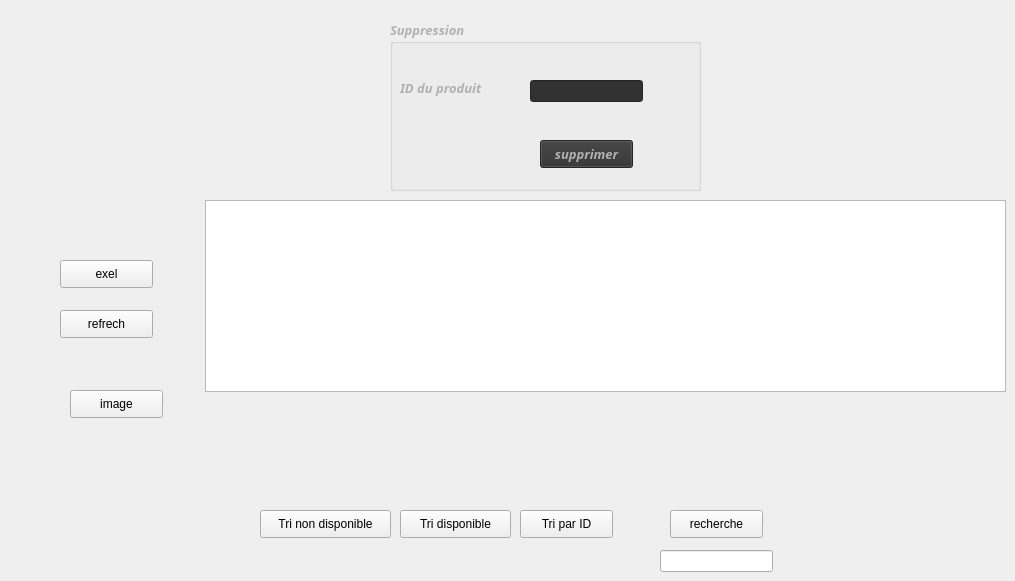
      <widget class="QWidget" name="tab_12">
       <attribute name="title">
        <string>Gérer les produits</string>
       </attribute>
       <widget class="QTableView" name="tableView1">
        <property name="geometry">
         <rect>
          <x>205</x>
          <y>200</y>
          <width>801</width>
          <height>192</height>
         </rect>
        </property>
       </widget>
       <widget class="QPushButton" name="imageo">
        <property name="geometry">
         <rect>
          <x>70</x>
          <y>390</y>
          <width>93</width>
          <height>28</height>
         </rect>
        </property>
        <property name="text">
         <string>image</string>
        </property>
       </widget>
       <widget class="QPushButton" name="exel">
        <property name="geometry">
         <rect>
          <x>60</x>
          <y>260</y>
          <width>93</width>
          <height>28</height>
         </rect>
        </property>
        <property name="text">
         <string>exel</string>
        </property>
       </widget>
       <widget class="QPushButton" name="trio">
        <property name="geometry">
         <rect>
          <x>520</x>
          <y>510</y>
          <width>93</width>
          <height>28</height>
         </rect>
        </property>
        <property name="text">
         <string>Tri par ID</string>
        </property>
       </widget>
       <widget class="QPushButton" name="rechercho">
        <property name="geometry">
         <rect>
          <x>670</x>
          <y>510</y>
          <width>93</width>
          <height>28</height>
         </rect>
        </property>
        <property name="text">
         <string>recherche</string>
        </property>
       </widget>
       <widget class="QPushButton" name="rechercho_2">
        <property name="geometry">
         <rect>
          <x>60</x>
          <y>310</y>
          <width>93</width>
          <height>28</height>
         </rect>
        </property>
        <property name="text">
         <string>refrech</string>
        </property>
       </widget>
       <widget class="QLabel" name="image_labelo">
        <property name="geometry">
         <rect>
          <x>70</x>
          <y>440</y>
          <width>121</width>
          <height>101</height>
         </rect>
        </property>
        <property name="text">
         <string/>
        </property>
       </widget>
       <widget class="QGroupBox" name="groupBox_8">
        <property name="geometry">
         <rect>
          <x>390</x>
          <y>20</y>
          <width>311</width>
          <height>171</height>
         </rect>
        </property>
        <property name="palette">
         <palette>
          <active>
           <colorrole role="WindowText">
            <brush brushstyle="SolidPattern">
             <color alpha="255">
              <red>177</red>
              <green>177</green>
              <blue>177</blue>
             </color>
            </brush>
           </colorrole>
           <colorrole role="Button">
            <brush brushstyle="SolidPattern">
             <color alpha="255">
              <red>50</red>
              <green>50</green>
              <blue>50</blue>
             </color>
            </brush>
           </colorrole>
           <colorrole role="Text">
            <brush brushstyle="SolidPattern">
             <color alpha="255">
              <red>177</red>
              <green>177</green>
              <blue>177</blue>
             </color>
            </brush>
           </colorrole>
           <colorrole role="ButtonText">
            <brush brushstyle="SolidPattern">
             <color alpha="255">
              <red>177</red>
              <green>177</green>
              <blue>177</blue>
             </color>
            </brush>
           </colorrole>
           <colorrole role="Base">
            <brush brushstyle="SolidPattern">
             <color alpha="255">
              <red>50</red>
              <green>50</green>
              <blue>50</blue>
             </color>
            </brush>
           </colorrole>
           <colorrole role="Window">
            <brush brushstyle="SolidPattern">
             <color alpha="255">
              <red>50</red>
              <green>50</green>
              <blue>50</blue>
             </color>
            </brush>
           </colorrole>
           <colorrole role="PlaceholderText">
            <brush brushstyle="NoBrush">
             <color alpha="128">
              <red>177</red>
              <green>177</green>
              <blue>177</blue>
             </color>
            </brush>
           </colorrole>
          </active>
          <inactive>
           <colorrole role="WindowText">
            <brush brushstyle="SolidPattern">
             <color alpha="255">
              <red>177</red>
              <green>177</green>
              <blue>177</blue>
             </color>
            </brush>
           </colorrole>
           <colorrole role="Button">
            <brush brushstyle="SolidPattern">
             <color alpha="255">
              <red>50</red>
              <green>50</green>
              <blue>50</blue>
             </color>
            </brush>
           </colorrole>
           <colorrole role="Text">
            <brush brushstyle="SolidPattern">
             <color alpha="255">
              <red>177</red>
              <green>177</green>
              <blue>177</blue>
             </color>
            </brush>
           </colorrole>
           <colorrole role="ButtonText">
            <brush brushstyle="SolidPattern">
             <color alpha="255">
              <red>177</red>
              <green>177</green>
              <blue>177</blue>
             </color>
            </brush>
           </colorrole>
           <colorrole role="Base">
            <brush brushstyle="SolidPattern">
             <color alpha="255">
              <red>50</red>
              <green>50</green>
              <blue>50</blue>
             </color>
            </brush>
           </colorrole>
           <colorrole role="Window">
            <brush brushstyle="SolidPattern">
             <color alpha="255">
              <red>50</red>
              <green>50</green>
              <blue>50</blue>
             </color>
            </brush>
           </colorrole>
           <colorrole role="PlaceholderText">
            <brush brushstyle="NoBrush">
             <color alpha="128">
              <red>177</red>
              <green>177</green>
              <blue>177</blue>
             </color>
            </brush>
           </colorrole>
          </inactive>
          <disabled>
           <colorrole role="WindowText">
            <brush brushstyle="SolidPattern">
             <color alpha="255">
              <red>64</red>
              <green>64</green>
              <blue>64</blue>
             </color>
            </brush>
           </colorrole>
           <colorrole role="Button">
            <brush brushstyle="SolidPattern">
             <color alpha="255">
              <red>50</red>
              <green>50</green>
              <blue>50</blue>
             </color>
            </brush>
           </colorrole>
           <colorrole role="Text">
            <brush brushstyle="SolidPattern">
             <color alpha="255">
              <red>64</red>
              <green>64</green>
              <blue>64</blue>
             </color>
            </brush>
           </colorrole>
           <colorrole role="ButtonText">
            <brush brushstyle="SolidPattern">
             <color alpha="255">
              <red>64</red>
              <green>64</green>
              <blue>64</blue>
             </color>
            </brush>
           </colorrole>
           <colorrole role="Base">
            <brush brushstyle="SolidPattern">
             <color alpha="255">
              <red>50</red>
              <green>50</green>
              <blue>50</blue>
             </color>
            </brush>
           </colorrole>
           <colorrole role="Window">
            <brush brushstyle="SolidPattern">
             <color alpha="255">
              <red>50</red>
              <green>50</green>
              <blue>50</blue>
             </color>
            </brush>
           </colorrole>
           <colorrole role="PlaceholderText">
            <brush brushstyle="NoBrush">
             <color alpha="128">
              <red>177</red>
              <green>177</green>
              <blue>177</blue>
             </color>
            </brush>
           </colorrole>
          </disabled>
         </palette>
        </property>
        <property name="font">
         <font>
          <family>Perpetua</family>
          <pointsize>10</pointsize>
          <weight>75</weight>
          <italic>true</italic>
          <bold>true</bold>
         </font>
        </property>
        <property name="title">
         <string>Suppression</string>
        </property>
        <widget class="QLabel" name="label_35">
         <property name="geometry">
          <rect>
           <x>10</x>
           <y>60</y>
           <width>111</width>
           <height>16</height>
          </rect>
         </property>
         <property name="text">
          <string>ID du produit</string>
         </property>
        </widget>
        <widget class="QLineEdit" name="supp_3o">
         <property name="geometry">
          <rect>
           <x>140</x>
           <y>60</y>
           <width>113</width>
           <height>22</height>
          </rect>
         </property>
         <property name="cursor">
          <cursorShape>PointingHandCursor</cursorShape>
         </property>
        </widget>
        <widget class="QPushButton" name="suppo">
         <property name="geometry">
          <rect>
           <x>150</x>
           <y>120</y>
           <width>93</width>
           <height>28</height>
          </rect>
         </property>
         <property name="text">
          <string>supprimer</string>
         </property>
        </widget>
       </widget>
       <widget class="QPushButton" name="pushButton_9">
        <property name="geometry">
         <rect>
          <x>400</x>
          <y>510</y>
          <width>111</width>
          <height>28</height>
         </rect>
        </property>
        <property name="text">
         <string>Tri disponible</string>
        </property>
       </widget>
       <widget class="QPushButton" name="pushButton_10">
        <property name="geometry">
         <rect>
          <x>260</x>
          <y>510</y>
          <width>131</width>
          <height>28</height>
         </rect>
        </property>
        <property name="text">
         <string>Tri non disponible</string>
        </property>
       </widget>
       <widget class="QLineEdit" name="lineEdito">
        <property name="geometry">
         <rect>
          <x>660</x>
          <y>550</y>
          <width>113</width>
          <height>22</height>
         </rect>
        </property>
       </widget>
      </widget>
